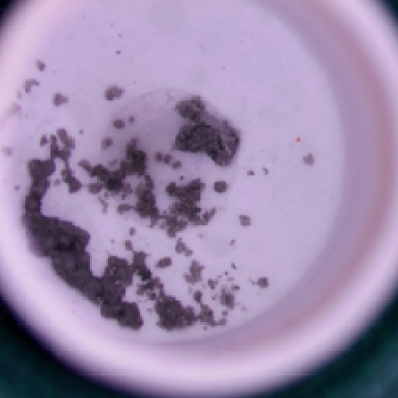
#> input picture sample.png, 398 x 398 px, given as the content of the folder C:/Users/chomi/Desktop/all_crop/, which was not available
$ python color_segment.py
#> lines starting #> are read from the running program, lines starting #| are printed output that depends on the picture; pictures that were not available may be replaced by others from this repository, and a replacement may not be noted
# -*- coding: utf-8 -*-
"""
Created on Thu Jun 17 09:45:43 2021
newE
struggles with white powder
@author: chomi
"""

import cv2 as cv
import numpy as np
import matplotlib.pyplot as plt
import os

data = np.ndarray(shape=(1, 224, 224, 3), dtype=np.float32)

def image_resize(image, width = None, height = None, inter = cv.INTER_AREA):
    dim = None
    (h, w) = image.shape[:2]
    if width is None and height is None:
        return image
    if width is None:
        r = height / float(h)
        dim = (int(w * r), height)
    else:
        r = width / float(w)
        dim = (width, int(h * r))
    resized = cv.resize(image, dim, interpolation = inter)
    return resized

crit = (cv.TERM_CRITERIA_EPS + cv.TERM_CRITERIA_MAX_ITER, 100, 0.2)
impath = 'C:/Users/chomi/Desktop/all_crop/'
for filename in os.listdir(impath):
    if(filename.endswith('.png')):
        print(filename)
        image = cv.imread(impath + filename)
#> image is the input picture: shape (398, 398, 3); mean B, G, R 172.4, 139.1, 157
        temp = image_resize(image, width = 400)
        cv.imshow('og', temp)
        pixs = image.reshape((-1,3))
        pixs = np.float32(pixs)

        k = 2
        _,labels, (centers) = cv.kmeans(pixs, k, None, crit, 10, cv.KMEANS_PP_CENTERS)
#> centers = [[76.85, 54.77, 58.59], [197.8, 161.6, 183.1]]
        centers = np.uint8(centers)
#> centers = [[76, 54, 58], [197, 161, 183]]
        labels_ = labels.flatten()
        segim = centers[labels_.flatten()]
        segim1 = segim.reshape(image.shape)
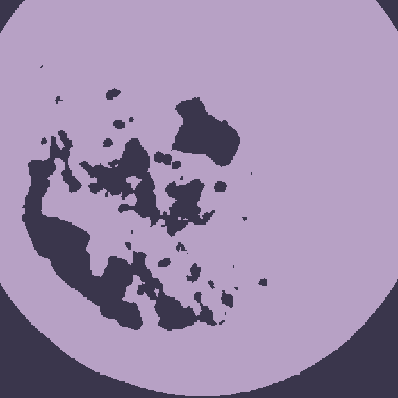
#> segim1: shape (398, 398, 3); mean B, G, R 171.6, 138.5, 156.8
        tempp = image_resize(segim1, width = 400)

        k = 3
        pixs = image.reshape((-1,3))
        pixs = np.float32(pixs)
        _,labels, (centers) = cv.kmeans(pixs, k, None, crit, 10, cv.KMEANS_PP_CENTERS)
#> centers = [[167.3, 131.8, 155.9], [209.9, 173.3, 193.4], [68.66, 48.54, 49.71]]
        centers = np.uint8(centers)
#> centers = [[167, 131, 155], [209, 173, 193], [68, 48, 49]]
        labels_ = labels.flatten()
        segim = centers[labels_.flatten()]
        segim2 = segim.reshape(image.shape)
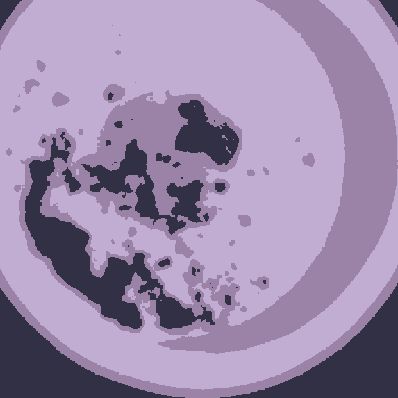
#> segim2: shape (398, 398, 3); mean B, G, R 171.8, 138.7, 156.3
        temppp = image_resize(segim2, width = 400)

        k = 4
        pixs = image.reshape((-1,3))
        pixs = np.float32(pixs)
        _,labels, (centers) = cv.kmeans(pixs, k, None, crit, 10, cv.KMEANS_PP_CENTERS)
#> centers = [[46.16, 33.33, 19.9], [210.9, 174.1, 194.3], [99.79, 70.79, 87.52], [173.3, 137.8, 162]]
        centers = np.uint8(centers)
#> centers = [[46, 33, 19], [210, 174, 194], [99, 70, 87], [173, 137, 162]]
        labels_ = labels.flatten()
        segim = centers[labels_.flatten()]
        segim3 = segim.reshape(image.shape)
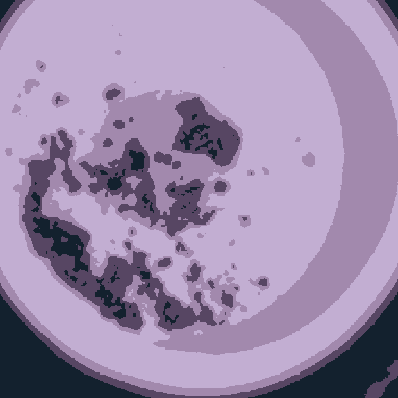
#> segim3: shape (398, 398, 3); mean B, G, R 171.8, 138.7, 156.7
        tempppp = image_resize(segim3, width = 400)

        stacked = cv.hconcat([tempp, temppp, tempppp])
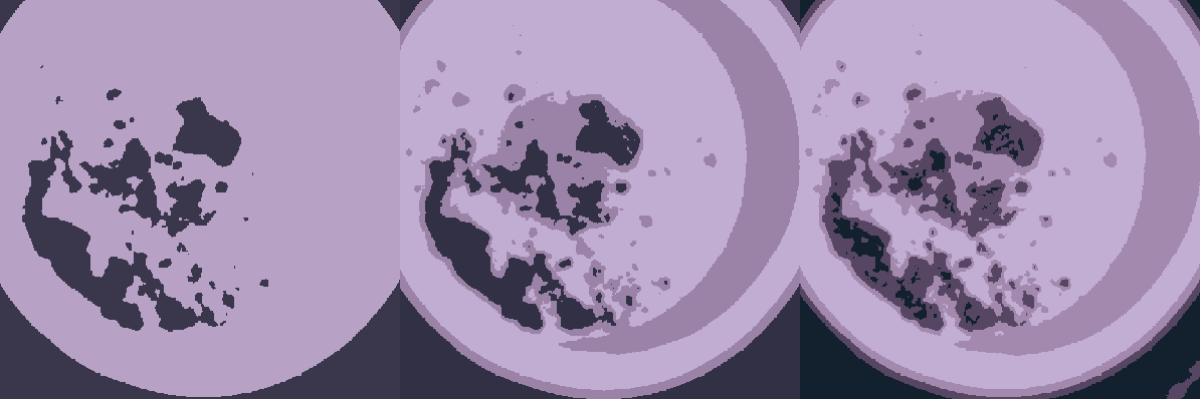
#> stacked: shape (399, 1200, 3); mean B, G, R 171.7, 138.6, 156.6
        cv.imshow('combined', stacked)
        key = cv.waitKey(0)
#> (key q is pressed here)
        if(key == ord('q')):
            break

        cv.destroyAllWindows()

cv.destroyAllWindows()
